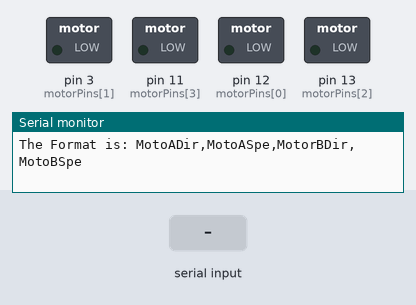
Simulated run of this sketch. Board: Arduino Uno, built with avr-gcc and run on an emulated ATmega328P. On the bench: switched loads named in the sketch (green lamp = pin HIGH), the last lines printed to the serial monitor. Inputs (shaded band) come from the test bench.

Above: at 1.2 s.
1.3 s: "90,45\n" received over Serial
At 2.5 s:
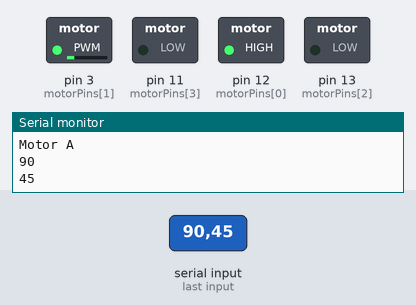
2.8 s: "30,150\n" received over Serial
At 3.6 s:
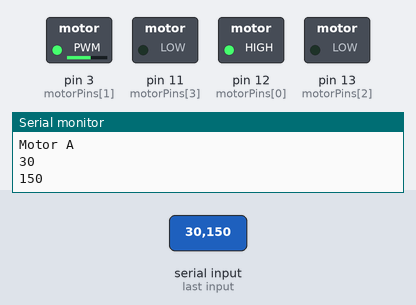
4.3 s: "0\n" received over Serial
At 4.6 s:
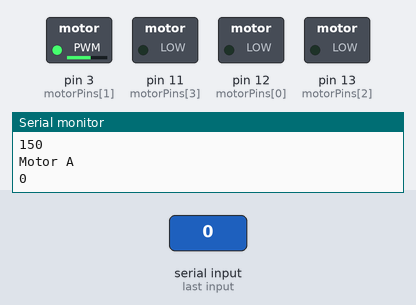
5.8 s: "1\n" received over Serial
At 6.9 s:
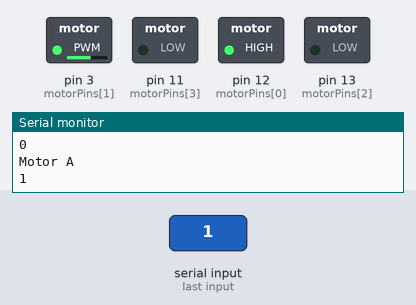
Timing chart, 0 to 8.3 s (numbered marks = the images above; inputs shaded):
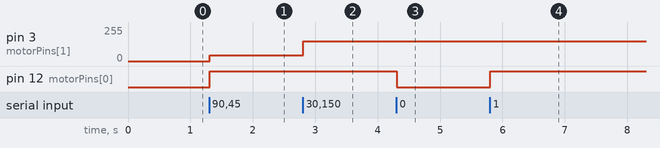

Measured:
- after the input at 1.3 s, pin 3 (motorPins[1]): 0/255 → 45/255 at once; pin 12 (motorPins[0]): LOW → HIGH at once
- after the input at 2.8 s, pin 3 (motorPins[1]): 45/255 → 150/255 at once
- after the input at 4.3 s, pin 12 (motorPins[0]): HIGH → LOW at once
- after the input at 5.8 s, pin 12 (motorPins[0]): LOW → HIGH at once

The sketch:

CH6_Arduino_Code.ino
```cpp
const int fields = 4; // amount of values excluding the commas.
int motorPins[] = {12,3,13,11}; // Motor Pins
int index = 0; // the current field being received
int values[fields]; // array holding values for all the fields

void setup()
{
  Serial.begin(9600); // Initialize serial port to send and receive at 9600 baud

  for (int i; i <= 3; i++)        // set LED pinMode to output
  {
    pinMode(motorPins[i], OUTPUT);
  }

  Serial.println("The Format is: MotoADir,MotoASpe,MotorBDir,MotoBSpe\n");
}

void loop()
{


if( Serial.available())
  {
    char ch = Serial.read();
  if(ch >= '0' && ch <= '9') // If the value is a number 0 to 9
    {
      // add to the value array
      values[index] = (values[index] * 10) + (ch - '0');
    }
  else if (ch == ',') // if it is a comma
    {
      if(index < fields -1) // If index is less than 4 - 1
      index++; // increment index
    }
  else
    {

      for(int i=0; i <= index; i++)
        {
           if (i == 0)
           {
             Serial.println("Motor A");
             Serial.println(values[i]);
           }
           else if (i == 1)
           {
             Serial.println(values[i]);
           }
           if (i == 2)
           {
             Serial.println("Motor B");
             Serial.println(values[i]);
           }
           else if (i == 3)
           {
             Serial.println(values[i]);
           }

           if (i == 0 || i == 2)  // If the index is equal to 0 or 2
           {
              digitalWrite(motorPins[i], values[i]); // Write to the digital pin 1 or 0
                                                     // depending what is sent to the Arduino.
           }
           if (i == 1 || i == 3) // If the index is equal to 1 or 3
           {
              analogWrite(motorPins[i], values[i]);  // Write to the PWM pins a number between
                                                     // 0 and 255 or what the person entered
                                                     // in the serial monitor.
           }

      values[i] = 0; // set values equal to 0
    }
      index = 0;
    }
}
}
```
